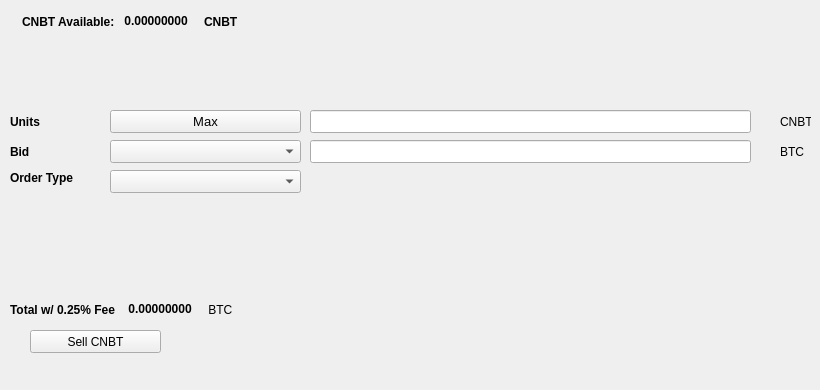
   <widget class="QWidget" name="SellTab">
    <attribute name="title">
     <string>Sell</string>
    </attribute>
    <widget class="QLabel" name="label_16">
     <property name="geometry">
      <rect>
       <x>780</x>
       <y>140</y>
       <width>31</width>
       <height>23</height>
      </rect>
     </property>
     <property name="text">
      <string>BTC</string>
     </property>
    </widget>
    <widget class="QComboBox" name="SellBidcomboBox">
     <property name="geometry">
      <rect>
       <x>110</x>
       <y>140</y>
       <width>191</width>
       <height>23</height>
      </rect>
     </property>
     <property name="font">
      <font>
       <pointsize>10</pointsize>
      </font>
     </property>
    </widget>
    <widget class="QLabel" name="label_18">
     <property name="geometry">
      <rect>
       <x>10</x>
       <y>110</y>
       <width>46</width>
       <height>23</height>
      </rect>
     </property>
     <property name="font">
      <font>
       <weight>75</weight>
       <bold>true</bold>
      </font>
     </property>
     <property name="text">
      <string>Units</string>
     </property>
    </widget>
    <widget class="QPushButton" name="Sell_Max_Amount">
     <property name="geometry">
      <rect>
       <x>110</x>
       <y>110</y>
       <width>191</width>
       <height>23</height>
      </rect>
     </property>
     <property name="font">
      <font>
       <pointsize>10</pointsize>
      </font>
     </property>
     <property name="text">
      <string>Max</string>
     </property>
    </widget>
    <widget class="QLabel" name="label_20">
     <property name="geometry">
      <rect>
       <x>10</x>
       <y>170</y>
       <width>91</width>
       <height>16</height>
      </rect>
     </property>
     <property name="font">
      <font>
       <weight>75</weight>
       <bold>true</bold>
      </font>
     </property>
     <property name="text">
      <string>Order Type</string>
     </property>
    </widget>
    <widget class="QComboBox" name="SellOrdertypeCombo">
     <property name="geometry">
      <rect>
       <x>110</x>
       <y>170</y>
       <width>191</width>
       <height>23</height>
      </rect>
     </property>
     <property name="font">
      <font>
       <pointsize>10</pointsize>
      </font>
     </property>
    </widget>
    <widget class="QLabel" name="label_21">
     <property name="geometry">
      <rect>
       <x>10</x>
       <y>140</y>
       <width>46</width>
       <height>23</height>
      </rect>
     </property>
     <property name="font">
      <font>
       <weight>75</weight>
       <bold>true</bold>
      </font>
     </property>
     <property name="text">
      <string>Bid</string>
     </property>
    </widget>
    <widget class="QLabel" name="label_22">
     <property name="geometry">
      <rect>
       <x>780</x>
       <y>110</y>
       <width>31</width>
       <height>23</height>
      </rect>
     </property>
     <property name="text">
      <string>CNBT</string>
     </property>
    </widget>
    <widget class="QLineEdit" name="UnitsInputDSTEM">
     <property name="geometry">
      <rect>
       <x>310</x>
       <y>110</y>
       <width>441</width>
       <height>23</height>
      </rect>
     </property>
     <property name="font">
      <font>
       <pointsize>9</pointsize>
       <weight>75</weight>
       <bold>true</bold>
      </font>
     </property>
    </widget>
    <widget class="QLineEdit" name="SellBidPriceEdit">
     <property name="geometry">
      <rect>
       <x>310</x>
       <y>140</y>
       <width>441</width>
       <height>23</height>
      </rect>
     </property>
     <property name="font">
      <font>
       <pointsize>9</pointsize>
       <weight>75</weight>
       <bold>true</bold>
      </font>
     </property>
    </widget>
    <widget class="QPushButton" name="SellDSTEMBTN">
     <property name="geometry">
      <rect>
       <x>30</x>
       <y>330</y>
       <width>131</width>
       <height>23</height>
      </rect>
     </property>
     <property name="text">
      <string>Sell CNBT</string>
     </property>
     <property name="icon">
      <iconset resource="../cannabits.qrc">
       <normaloff>:/icons/bitcoin</normaloff>:/icons/bitcoin</iconset>
     </property>
    </widget>
    <widget class="QWidget" name="layoutWidget3">
     <property name="geometry">
      <rect>
       <x>22</x>
       <y>12</y>
       <width>258</width>
       <height>19</height>
      </rect>
     </property>
     <layout class="QHBoxLayout" name="horizontalLayout">
      <item>
       <widget class="QLabel" name="label232_2">
        <property name="font">
         <font>
          <weight>75</weight>
          <bold>true</bold>
         </font>
        </property>
        <property name="text">
         <string>CNBT Available:</string>
        </property>
       </widget>
      </item>
      <item>
       <widget class="QLabel" name="DSTEMAvailableLabel">
        <property name="palette">
         <palette>
          <active>
           <colorrole role="WindowText">
            <brush brushstyle="SolidPattern">
             <color alpha="255">
              <red>0</red>
              <green>0</green>
              <blue>0</blue>
             </color>
            </brush>
           </colorrole>
           <colorrole role="Button">
            <brush brushstyle="SolidPattern">
             <color alpha="255">
              <red>0</red>
              <green>170</green>
              <blue>0</blue>
             </color>
            </brush>
           </colorrole>
           <colorrole role="Light">
            <brush brushstyle="SolidPattern">
             <color alpha="255">
              <red>0</red>
              <green>255</green>
              <blue>0</blue>
             </color>
            </brush>
           </colorrole>
           <colorrole role="Midlight">
            <brush brushstyle="SolidPattern">
             <color alpha="255">
              <red>0</red>
              <green>212</green>
              <blue>0</blue>
             </color>
            </brush>
           </colorrole>
           <colorrole role="Dark">
            <brush brushstyle="SolidPattern">
             <color alpha="255">
              <red>0</red>
              <green>85</green>
              <blue>0</blue>
             </color>
            </brush>
           </colorrole>
           <colorrole role="Mid">
            <brush brushstyle="SolidPattern">
             <color alpha="255">
              <red>0</red>
              <green>113</green>
              <blue>0</blue>
             </color>
            </brush>
           </colorrole>
           <colorrole role="Text">
            <brush brushstyle="SolidPattern">
             <color alpha="255">
              <red>0</red>
              <green>170</green>
              <blue>0</blue>
             </color>
            </brush>
           </colorrole>
           <colorrole role="BrightText">
            <brush brushstyle="SolidPattern">
             <color alpha="255">
              <red>255</red>
              <green>255</green>
              <blue>255</blue>
             </color>
            </brush>
           </colorrole>
           <colorrole role="ButtonText">
            <brush brushstyle="SolidPattern">
             <color alpha="255">
              <red>0</red>
              <green>0</green>
              <blue>0</blue>
             </color>
            </brush>
           </colorrole>
           <colorrole role="Base">
            <brush brushstyle="SolidPattern">
             <color alpha="255">
              <red>255</red>
              <green>255</green>
              <blue>255</blue>
             </color>
            </brush>
           </colorrole>
           <colorrole role="Window">
            <brush brushstyle="SolidPattern">
             <color alpha="255">
              <red>0</red>
              <green>170</green>
              <blue>0</blue>
             </color>
            </brush>
           </colorrole>
           <colorrole role="Shadow">
            <brush brushstyle="SolidPattern">
             <color alpha="255">
              <red>0</red>
              <green>0</green>
              <blue>0</blue>
             </color>
            </brush>
           </colorrole>
           <colorrole role="AlternateBase">
            <brush brushstyle="SolidPattern">
             <color alpha="255">
              <red>127</red>
              <green>212</green>
              <blue>127</blue>
             </color>
            </brush>
           </colorrole>
           <colorrole role="ToolTipBase">
            <brush brushstyle="SolidPattern">
             <color alpha="255">
              <red>255</red>
              <green>255</green>
              <blue>220</blue>
             </color>
            </brush>
           </colorrole>
           <colorrole role="ToolTipText">
            <brush brushstyle="SolidPattern">
             <color alpha="255">
              <red>0</red>
              <green>0</green>
              <blue>0</blue>
             </color>
            </brush>
           </colorrole>
          </active>
          <inactive>
           <colorrole role="WindowText">
            <brush brushstyle="SolidPattern">
             <color alpha="255">
              <red>0</red>
              <green>0</green>
              <blue>0</blue>
             </color>
            </brush>
           </colorrole>
           <colorrole role="Button">
            <brush brushstyle="SolidPattern">
             <color alpha="255">
              <red>0</red>
              <green>170</green>
              <blue>0</blue>
             </color>
            </brush>
           </colorrole>
           <colorrole role="Light">
            <brush brushstyle="SolidPattern">
             <color alpha="255">
              <red>0</red>
              <green>255</green>
              <blue>0</blue>
             </color>
            </brush>
           </colorrole>
           <colorrole role="Midlight">
            <brush brushstyle="SolidPattern">
             <color alpha="255">
              <red>0</red>
              <green>212</green>
              <blue>0</blue>
             </color>
            </brush>
           </colorrole>
           <colorrole role="Dark">
            <brush brushstyle="SolidPattern">
             <color alpha="255">
              <red>0</red>
              <green>85</green>
              <blue>0</blue>
             </color>
            </brush>
           </colorrole>
           <colorrole role="Mid">
            <brush brushstyle="SolidPattern">
             <color alpha="255">
              <red>0</red>
              <green>113</green>
              <blue>0</blue>
             </color>
            </brush>
           </colorrole>
           <colorrole role="Text">
            <brush brushstyle="SolidPattern">
             <color alpha="255">
              <red>0</red>
              <green>170</green>
              <blue>0</blue>
             </color>
            </brush>
           </colorrole>
           <colorrole role="BrightText">
            <brush brushstyle="SolidPattern">
             <color alpha="255">
              <red>255</red>
              <green>255</green>
              <blue>255</blue>
             </color>
            </brush>
           </colorrole>
           <colorrole role="ButtonText">
            <brush brushstyle="SolidPattern">
             <color alpha="255">
              <red>0</red>
              <green>0</green>
              <blue>0</blue>
             </color>
            </brush>
           </colorrole>
           <colorrole role="Base">
            <brush brushstyle="SolidPattern">
             <color alpha="255">
              <red>255</red>
              <green>255</green>
              <blue>255</blue>
             </color>
            </brush>
           </colorrole>
           <colorrole role="Window">
            <brush brushstyle="SolidPattern">
             <color alpha="255">
              <red>0</red>
              <green>170</green>
              <blue>0</blue>
             </color>
            </brush>
           </colorrole>
           <colorrole role="Shadow">
            <brush brushstyle="SolidPattern">
             <color alpha="255">
              <red>0</red>
              <green>0</green>
              <blue>0</blue>
             </color>
            </brush>
           </colorrole>
           <colorrole role="AlternateBase">
            <brush brushstyle="SolidPattern">
             <color alpha="255">
              <red>127</red>
              <green>212</green>
              <blue>127</blue>
             </color>
            </brush>
           </colorrole>
           <colorrole role="ToolTipBase">
            <brush brushstyle="SolidPattern">
             <color alpha="255">
              <red>255</red>
              <green>255</green>
              <blue>220</blue>
             </color>
            </brush>
           </colorrole>
           <colorrole role="ToolTipText">
            <brush brushstyle="SolidPattern">
             <color alpha="255">
              <red>0</red>
              <green>0</green>
              <blue>0</blue>
             </color>
            </brush>
           </colorrole>
          </inactive>
          <disabled>
           <colorrole role="WindowText">
            <brush brushstyle="SolidPattern">
             <color alpha="255">
              <red>0</red>
              <green>85</green>
              <blue>0</blue>
             </color>
            </brush>
           </colorrole>
           <colorrole role="Button">
            <brush brushstyle="SolidPattern">
             <color alpha="255">
              <red>0</red>
              <green>170</green>
              <blue>0</blue>
             </color>
            </brush>
           </colorrole>
           <colorrole role="Light">
            <brush brushstyle="SolidPattern">
             <color alpha="255">
              <red>0</red>
              <green>255</green>
              <blue>0</blue>
             </color>
            </brush>
           </colorrole>
           <colorrole role="Midlight">
            <brush brushstyle="SolidPattern">
             <color alpha="255">
              <red>0</red>
              <green>212</green>
              <blue>0</blue>
             </color>
            </brush>
           </colorrole>
           <colorrole role="Dark">
            <brush brushstyle="SolidPattern">
             <color alpha="255">
              <red>0</red>
              <green>85</green>
              <blue>0</blue>
             </color>
            </brush>
           </colorrole>
           <colorrole role="Mid">
            <brush brushstyle="SolidPattern">
             <color alpha="255">
              <red>0</red>
              <green>113</green>
              <blue>0</blue>
             </color>
            </brush>
           </colorrole>
           <colorrole role="Text">
            <brush brushstyle="SolidPattern">
             <color alpha="255">
              <red>0</red>
              <green>85</green>
              <blue>0</blue>
             </color>
            </brush>
           </colorrole>
           <colorrole role="BrightText">
            <brush brushstyle="SolidPattern">
             <color alpha="255">
              <red>255</red>
              <green>255</green>
              <blue>255</blue>
             </color>
            </brush>
           </colorrole>
           <colorrole role="ButtonText">
            <brush brushstyle="SolidPattern">
             <color alpha="255">
              <red>0</red>
              <green>85</green>
              <blue>0</blue>
             </color>
            </brush>
           </colorrole>
           <colorrole role="Base">
            <brush brushstyle="SolidPattern">
             <color alpha="255">
              <red>0</red>
              <green>170</green>
              <blue>0</blue>
             </color>
            </brush>
           </colorrole>
           <colorrole role="Window">
            <brush brushstyle="SolidPattern">
             <color alpha="255">
              <red>0</red>
              <green>170</green>
              <blue>0</blue>
             </color>
            </brush>
           </colorrole>
           <colorrole role="Shadow">
            <brush brushstyle="SolidPattern">
             <color alpha="255">
              <red>0</red>
              <green>0</green>
              <blue>0</blue>
             </color>
            </brush>
           </colorrole>
           <colorrole role="AlternateBase">
            <brush brushstyle="SolidPattern">
             <color alpha="255">
              <red>0</red>
              <green>170</green>
              <blue>0</blue>
             </color>
            </brush>
           </colorrole>
           <colorrole role="ToolTipBase">
            <brush brushstyle="SolidPattern">
             <color alpha="255">
              <red>255</red>
              <green>255</green>
              <blue>220</blue>
             </color>
            </brush>
           </colorrole>
           <colorrole role="ToolTipText">
            <brush brushstyle="SolidPattern">
             <color alpha="255">
              <red>0</red>
              <green>0</green>
              <blue>0</blue>
             </color>
            </brush>
           </colorrole>
          </disabled>
         </palette>
        </property>
        <property name="font">
         <font>
          <weight>75</weight>
          <bold>true</bold>
         </font>
        </property>
        <property name="text">
         <string> 0.00000000 </string>
        </property>
        <property name="textInteractionFlags">
         <set>Qt::LinksAccessibleByMouse|Qt::TextSelectableByKeyboard|Qt::TextSelectableByMouse</set>
        </property>
       </widget>
      </item>
      <item>
       <widget class="QLabel" name="labelDSTEM">
        <property name="font">
         <font>
          <weight>75</weight>
          <bold>true</bold>
         </font>
        </property>
        <property name="text">
         <string>CNBT</string>
        </property>
       </widget>
      </item>
     </layout>
    </widget>
    <widget class="QWidget" name="layoutWidget">
     <property name="geometry">
      <rect>
       <x>10</x>
       <y>300</y>
       <width>268</width>
       <height>19</height>
      </rect>
     </property>
     <layout class="QHBoxLayout" name="horizontalLayout_2">
      <item>
       <widget class="QLabel" name="label_19">
        <property name="font">
         <font>
          <weight>75</weight>
          <bold>true</bold>
         </font>
        </property>
        <property name="text">
         <string>Total w/ 0.25% Fee </string>
        </property>
       </widget>
      </item>
      <item>
       <widget class="QLabel" name="SellCostLabel">
        <property name="palette">
         <palette>
          <active>
           <colorrole role="WindowText">
            <brush brushstyle="SolidPattern">
             <color alpha="255">
              <red>0</red>
              <green>0</green>
              <blue>0</blue>
             </color>
            </brush>
           </colorrole>
           <colorrole role="Button">
            <brush brushstyle="SolidPattern">
             <color alpha="255">
              <red>0</red>
              <green>170</green>
              <blue>0</blue>
             </color>
            </brush>
           </colorrole>
           <colorrole role="Light">
            <brush brushstyle="SolidPattern">
             <color alpha="255">
              <red>0</red>
              <green>255</green>
              <blue>0</blue>
             </color>
            </brush>
           </colorrole>
           <colorrole role="Midlight">
            <brush brushstyle="SolidPattern">
             <color alpha="255">
              <red>0</red>
              <green>212</green>
              <blue>0</blue>
             </color>
            </brush>
           </colorrole>
           <colorrole role="Dark">
            <brush brushstyle="SolidPattern">
             <color alpha="255">
              <red>0</red>
              <green>85</green>
              <blue>0</blue>
             </color>
            </brush>
           </colorrole>
           <colorrole role="Mid">
            <brush brushstyle="SolidPattern">
             <color alpha="255">
              <red>0</red>
              <green>113</green>
              <blue>0</blue>
             </color>
            </brush>
           </colorrole>
           <colorrole role="Text">
            <brush brushstyle="SolidPattern">
             <color alpha="255">
              <red>0</red>
              <green>170</green>
              <blue>0</blue>
             </color>
            </brush>
           </colorrole>
           <colorrole role="BrightText">
            <brush brushstyle="SolidPattern">
             <color alpha="255">
              <red>255</red>
              <green>255</green>
              <blue>255</blue>
             </color>
            </brush>
           </colorrole>
           <colorrole role="ButtonText">
            <brush brushstyle="SolidPattern">
             <color alpha="255">
              <red>0</red>
              <green>0</green>
              <blue>0</blue>
             </color>
            </brush>
           </colorrole>
           <colorrole role="Base">
            <brush brushstyle="SolidPattern">
             <color alpha="255">
              <red>255</red>
              <green>255</green>
              <blue>255</blue>
             </color>
            </brush>
           </colorrole>
           <colorrole role="Window">
            <brush brushstyle="SolidPattern">
             <color alpha="255">
              <red>0</red>
              <green>170</green>
              <blue>0</blue>
             </color>
            </brush>
           </colorrole>
           <colorrole role="Shadow">
            <brush brushstyle="SolidPattern">
             <color alpha="255">
              <red>0</red>
              <green>0</green>
              <blue>0</blue>
             </color>
            </brush>
           </colorrole>
           <colorrole role="AlternateBase">
            <brush brushstyle="SolidPattern">
             <color alpha="255">
              <red>127</red>
              <green>212</green>
              <blue>127</blue>
             </color>
            </brush>
           </colorrole>
           <colorrole role="ToolTipBase">
            <brush brushstyle="SolidPattern">
             <color alpha="255">
              <red>255</red>
              <green>255</green>
              <blue>220</blue>
             </color>
            </brush>
           </colorrole>
           <colorrole role="ToolTipText">
            <brush brushstyle="SolidPattern">
             <color alpha="255">
              <red>0</red>
              <green>0</green>
              <blue>0</blue>
             </color>
            </brush>
           </colorrole>
          </active>
          <inactive>
           <colorrole role="WindowText">
            <brush brushstyle="SolidPattern">
             <color alpha="255">
              <red>0</red>
              <green>0</green>
              <blue>0</blue>
             </color>
            </brush>
           </colorrole>
           <colorrole role="Button">
            <brush brushstyle="SolidPattern">
             <color alpha="255">
              <red>0</red>
              <green>170</green>
              <blue>0</blue>
             </color>
            </brush>
           </colorrole>
           <colorrole role="Light">
            <brush brushstyle="SolidPattern">
             <color alpha="255">
              <red>0</red>
              <green>255</green>
              <blue>0</blue>
             </color>
            </brush>
           </colorrole>
           <colorrole role="Midlight">
            <brush brushstyle="SolidPattern">
             <color alpha="255">
              <red>0</red>
              <green>212</green>
              <blue>0</blue>
             </color>
            </brush>
           </colorrole>
           <colorrole role="Dark">
            <brush brushstyle="SolidPattern">
             <color alpha="255">
              <red>0</red>
              <green>85</green>
              <blue>0</blue>
             </color>
            </brush>
           </colorrole>
           <colorrole role="Mid">
            <brush brushstyle="SolidPattern">
             <color alpha="255">
              <red>0</red>
              <green>113</green>
              <blue>0</blue>
             </color>
            </brush>
           </colorrole>
           <colorrole role="Text">
            <brush brushstyle="SolidPattern">
             <color alpha="255">
              <red>0</red>
              <green>170</green>
              <blue>0</blue>
             </color>
            </brush>
           </colorrole>
           <colorrole role="BrightText">
            <brush brushstyle="SolidPattern">
             <color alpha="255">
              <red>255</red>
              <green>255</green>
              <blue>255</blue>
             </color>
            </brush>
           </colorrole>
           <colorrole role="ButtonText">
            <brush brushstyle="SolidPattern">
             <color alpha="255">
              <red>0</red>
              <green>0</green>
              <blue>0</blue>
             </color>
            </brush>
           </colorrole>
           <colorrole role="Base">
            <brush brushstyle="SolidPattern">
             <color alpha="255">
              <red>255</red>
              <green>255</green>
              <blue>255</blue>
             </color>
            </brush>
           </colorrole>
           <colorrole role="Window">
            <brush brushstyle="SolidPattern">
             <color alpha="255">
              <red>0</red>
              <green>170</green>
              <blue>0</blue>
             </color>
            </brush>
           </colorrole>
           <colorrole role="Shadow">
            <brush brushstyle="SolidPattern">
             <color alpha="255">
              <red>0</red>
              <green>0</green>
              <blue>0</blue>
             </color>
            </brush>
           </colorrole>
           <colorrole role="AlternateBase">
            <brush brushstyle="SolidPattern">
             <color alpha="255">
              <red>127</red>
              <green>212</green>
              <blue>127</blue>
             </color>
            </brush>
           </colorrole>
           <colorrole role="ToolTipBase">
            <brush brushstyle="SolidPattern">
             <color alpha="255">
              <red>255</red>
              <green>255</green>
              <blue>220</blue>
             </color>
            </brush>
           </colorrole>
           <colorrole role="ToolTipText">
            <brush brushstyle="SolidPattern">
             <color alpha="255">
              <red>0</red>
              <green>0</green>
              <blue>0</blue>
             </color>
            </brush>
           </colorrole>
          </inactive>
          <disabled>
           <colorrole role="WindowText">
            <brush brushstyle="SolidPattern">
             <color alpha="255">
              <red>0</red>
              <green>85</green>
              <blue>0</blue>
             </color>
            </brush>
           </colorrole>
           <colorrole role="Button">
            <brush brushstyle="SolidPattern">
             <color alpha="255">
              <red>0</red>
              <green>170</green>
              <blue>0</blue>
             </color>
            </brush>
           </colorrole>
           <colorrole role="Light">
            <brush brushstyle="SolidPattern">
             <color alpha="255">
              <red>0</red>
              <green>255</green>
              <blue>0</blue>
             </color>
            </brush>
           </colorrole>
           <colorrole role="Midlight">
            <brush brushstyle="SolidPattern">
             <color alpha="255">
              <red>0</red>
              <green>212</green>
              <blue>0</blue>
             </color>
            </brush>
           </colorrole>
           <colorrole role="Dark">
            <brush brushstyle="SolidPattern">
             <color alpha="255">
              <red>0</red>
              <green>85</green>
              <blue>0</blue>
             </color>
            </brush>
           </colorrole>
           <colorrole role="Mid">
            <brush brushstyle="SolidPattern">
             <color alpha="255">
              <red>0</red>
              <green>113</green>
              <blue>0</blue>
             </color>
            </brush>
           </colorrole>
           <colorrole role="Text">
            <brush brushstyle="SolidPattern">
             <color alpha="255">
              <red>0</red>
              <green>85</green>
              <blue>0</blue>
             </color>
            </brush>
           </colorrole>
           <colorrole role="BrightText">
            <brush brushstyle="SolidPattern">
             <color alpha="255">
              <red>255</red>
              <green>255</green>
              <blue>255</blue>
             </color>
            </brush>
           </colorrole>
           <colorrole role="ButtonText">
            <brush brushstyle="SolidPattern">
             <color alpha="255">
              <red>0</red>
              <green>85</green>
              <blue>0</blue>
             </color>
            </brush>
           </colorrole>
           <colorrole role="Base">
            <brush brushstyle="SolidPattern">
             <color alpha="255">
              <red>0</red>
              <green>170</green>
              <blue>0</blue>
             </color>
            </brush>
           </colorrole>
           <colorrole role="Window">
            <brush brushstyle="SolidPattern">
             <color alpha="255">
              <red>0</red>
              <green>170</green>
              <blue>0</blue>
             </color>
            </brush>
           </colorrole>
           <colorrole role="Shadow">
            <brush brushstyle="SolidPattern">
             <color alpha="255">
              <red>0</red>
              <green>0</green>
              <blue>0</blue>
             </color>
            </brush>
           </colorrole>
           <colorrole role="AlternateBase">
            <brush brushstyle="SolidPattern">
             <color alpha="255">
              <red>0</red>
              <green>170</green>
              <blue>0</blue>
             </color>
            </brush>
           </colorrole>
           <colorrole role="ToolTipBase">
            <brush brushstyle="SolidPattern">
             <color alpha="255">
              <red>255</red>
              <green>255</green>
              <blue>220</blue>
             </color>
            </brush>
           </colorrole>
           <colorrole role="ToolTipText">
            <brush brushstyle="SolidPattern">
             <color alpha="255">
              <red>0</red>
              <green>0</green>
              <blue>0</blue>
             </color>
            </brush>
           </colorrole>
          </disabled>
         </palette>
        </property>
        <property name="font">
         <font>
          <weight>75</weight>
          <bold>true</bold>
         </font>
        </property>
        <property name="autoFillBackground">
         <bool>false</bool>
        </property>
        <property name="text">
         <string> 0.00000000</string>
        </property>
        <property name="textInteractionFlags">
         <set>Qt::LinksAccessibleByMouse|Qt::TextSelectableByMouse</set>
        </property>
       </widget>
      </item>
      <item>
       <widget class="QLabel" name="label_17">
        <property name="font">
         <font>
          <weight>50</weight>
          <bold>false</bold>
         </font>
        </property>
        <property name="text">
         <string> BTC</string>
        </property>
       </widget>
      </item>
     </layout>
    </widget>
    <widget class="QLabel" name="label_23">
     <property name="geometry">
      <rect>
       <x>460</x>
       <y>300</y>
       <width>281</width>
       <height>81</height>
      </rect>
     </property>
     <property name="text">
      <string/>
     </property>
     <property name="pixmap">
      <pixmap>:/images/bittrex</pixmap>
     </property>
    </widget>
   </widget>
